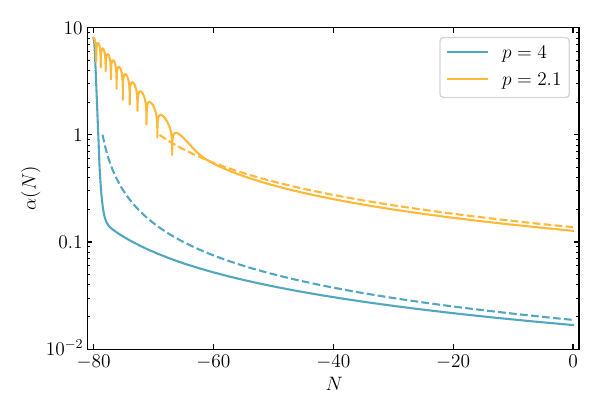

This figure's Python source:
from matplotlib import ticker
import matplotlib.pyplot as plt
import numpy as np
from scipy import integrate

plt.rcParams.update({'text.usetex': True, 'font.family': 'serif', 'font.size': 14})
fig, ax = plt.subplots(figsize = (6., 4.15))

HI = 1e12 # in GeV
Ni = -80.
Nf = 0.
num = 10000
alpha_i = 8

lmbda = 1e-9
V1 = lambda phi: lmbda * phi ** 4 / 24
dV1 = lambda phi: lmbda * phi ** 3 / 6
ddV1 = lambda phi: lmbda * phi ** 2 / 2
dddV1 = lambda phi: lmbda * phi
phi_i1 = np.sqrt(6 * HI ** 2 * alpha_i / lmbda)
kappa1 = lambda phi: dddV1(phi) * dV1(phi) / ddV1(phi) ** 2

p = 2.1
Lambda = 4.7e11 # in GeV
V2 = lambda phi: Lambda ** (4 - p) * np.abs(phi) ** p
dV2 = lambda phi: np.sign(phi) * p * Lambda ** (4 - p) * np.abs(phi) ** (p - 1)
ddV2 = lambda phi: p * (p - 1) * Lambda ** (4 - p) * np.abs(phi) ** (p - 2)
phi_i2 = (3 * HI ** 2 * alpha_i / p / (p - 1) / Lambda ** (4 - p)) ** (1 / (p - 2))
kappa2 = lambda phi: np.full_like(phi, (p - 2) / (p - 1))

def zero_mode1(y, N):
    phi, dphi = y
    return [dphi, -3 * dphi - dV1(phi) / HI ** 2]

def zero_mode2(y, N):
    phi, dphi = y
    return [dphi, -3 * dphi - dV2(phi) / HI ** 2]

Ns = np.linspace(Ni, Nf, num)
sol1 = integrate.odeint(zero_mode1, [phi_i1, 0], Ns)
sol2 = integrate.odeint(zero_mode2, [phi_i2, 0], Ns)
alpha1 = ddV1(sol1[:,0]) / 3 / HI ** 2
alpha2 = ddV2(sol2[:,0]) / 3 / HI ** 2
sr1 = np.argmin(np.abs(Ns - Ni - 1 / kappa1(sol1[:,0])))
sr2 = np.argmin(np.abs(Ns - Ni - 1 / kappa2(sol2[:,0])))

BLUE = (0.317647, 0.654902, 0.752941)
ORANGE = (1., 0.721569, 0.219608)

ax.plot(Ns, alpha1, color = BLUE, label = r'$p=4$')
ax.plot(Ns[sr1:], 1 / kappa1(sol1[sr1:,0]) / (Ns[sr1:] - Ni), color = BLUE, ls = '--')
ax.plot(Ns, alpha2, color = ORANGE, label = r'$p=2.1$')
ax.plot(Ns[sr2:], 1 / kappa2(sol2[sr2:,0]) / (Ns[sr2:] - Ni), color = ORANGE, ls = '--')

ax.set_yscale('log')
ax.set_xlim(-81, 1)
ax.set_ylim(1e-2, 10)
ax.set_xlabel('$N$')
ax.set_ylabel(r'$\alpha(N)$')
ax.legend(loc = 'upper right')

class CustomTicker(ticker.LogFormatterSciNotation): 
    def __call__(self, x, pos = None):
        if x not in np.concatenate((0.1 * np.arange(1, 10), np.arange(1, 10), 10 * np.arange(1, 10))): 
            return ticker.LogFormatterSciNotation.__call__(self, x, pos = None) 
        else:
            return "{x:g}".format(x = x)

ax.tick_params(which = 'both', direction = 'in')
ax.yaxis.set_major_formatter(CustomTicker())
secxax = ax.secondary_xaxis('top')
secxax.tick_params(which = 'both', direction = 'in')
plt.setp(secxax.get_xticklabels(), visible = False)
secyax = ax.secondary_yaxis('right')
secyax.tick_params(which = 'both', direction = 'in')
plt.setp(secyax.get_yticklabels(), visible = False)

fig.tight_layout()
#fig.show()
fig.savefig('alpha.pdf')
